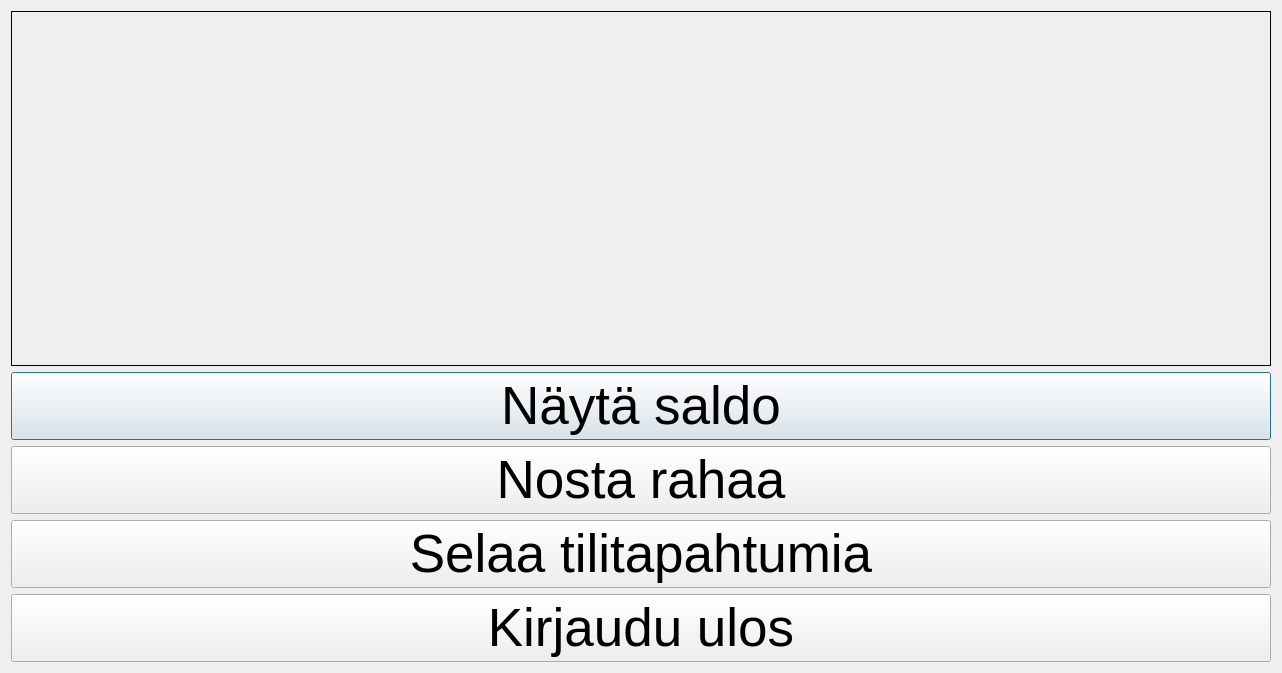
<?xml version="1.0" encoding="UTF-8"?>
<ui version="4.0">
 <class>PaaWindow</class>
 <widget class="QDialog" name="PaaWindow">
  <property name="windowModality">
   <enum>Qt::ApplicationModal</enum>
  </property>
  <property name="geometry">
   <rect>
    <x>0</x>
    <y>0</y>
    <width>1282</width>
    <height>673</height>
   </rect>
  </property>
  <property name="windowTitle">
   <string>Dialog</string>
  </property>
  <layout class="QVBoxLayout" name="verticalLayout_2">
   <item>
    <widget class="QLabel" name="NameLabel">
     <property name="font">
      <font>
       <pointsize>55</pointsize>
      </font>
     </property>
     <property name="frameShape">
      <enum>QFrame::Box</enum>
     </property>
     <property name="text">
      <string/>
     </property>
    </widget>
   </item>
   <item>
    <layout class="QVBoxLayout" name="verticalLayout">
     <item>
      <widget class="QPushButton" name="SaldoButton">
       <property name="font">
        <font>
         <pointsize>40</pointsize>
        </font>
       </property>
       <property name="text">
        <string>Näytä saldo</string>
       </property>
      </widget>
     </item>
     <item>
      <widget class="QPushButton" name="NostaButton">
       <property name="font">
        <font>
         <pointsize>40</pointsize>
        </font>
       </property>
       <property name="text">
        <string>Nosta rahaa</string>
       </property>
      </widget>
     </item>
     <item>
      <widget class="QPushButton" name="SelaaButton">
       <property name="font">
        <font>
         <pointsize>40</pointsize>
        </font>
       </property>
       <property name="text">
        <string>Selaa tilitapahtumia</string>
       </property>
      </widget>
     </item>
     <item>
      <widget class="QPushButton" name="UlosButton">
       <property name="font">
        <font>
         <pointsize>40</pointsize>
        </font>
       </property>
       <property name="text">
        <string>Kirjaudu ulos</string>
       </property>
      </widget>
     </item>
    </layout>
   </item>
  </layout>
 </widget>
 <resources/>
 <connections/>
</ui>
